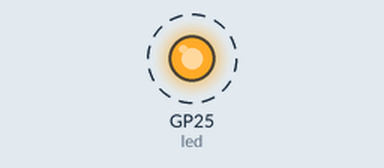
Bench run of a program on a simulated Raspberry Pi Pico running MicroPython. On the bench: output pins drawn as LEDs (lit = HIGH). Dashed ring = blinking.

Above: at 0.2 s.
Timing chart, 0 to 3.0 s (numbered marks = the images above):
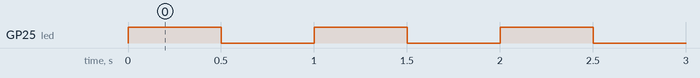

The program:

main.py
```python
import machine
import time

LED_PIN = 'WL_GPIO0'
BUTTON_PIN = 2  # GP2 pin

def blink():
    led = machine.Pin(LED_PIN, machine.Pin.OUT)
    button = machine.Pin(BUTTON_PIN, machine.Pin.IN, machine.Pin.PULL_UP)
    while True:
        led.on()
        time.sleep(0.5)
        led.off()
        time.sleep(0.5)
    led.off()

blink()
```

Measured:
- by itself, GP25 (led): alternates HIGH for 0.50 s and LOW for 0.50 s
